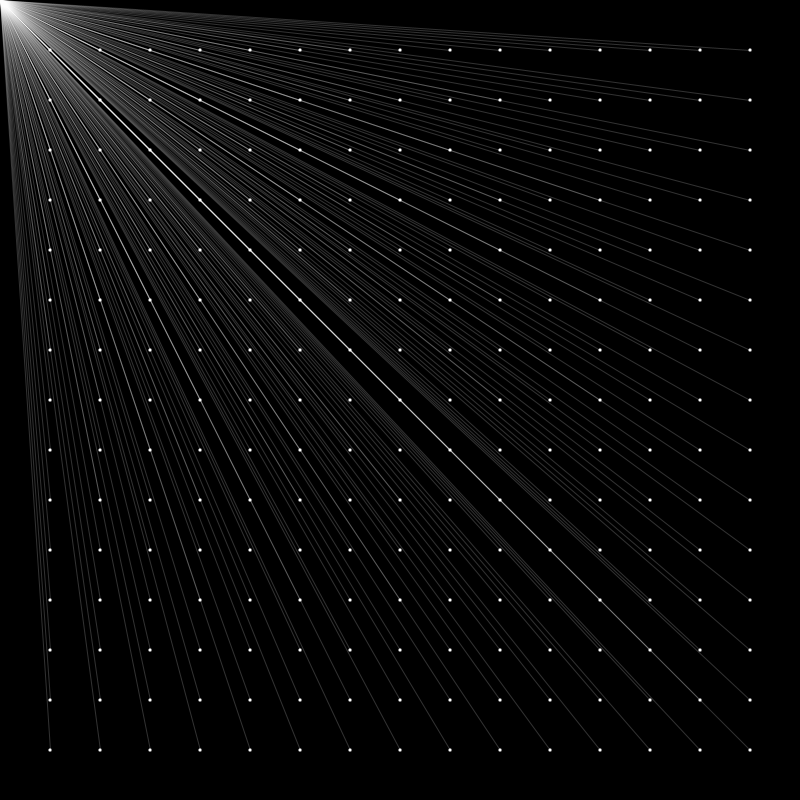
Frame 1 (no input)
Frame 60 (the mouse pressed at the canvas centre just before this capture): identical to frame 1, image omitted
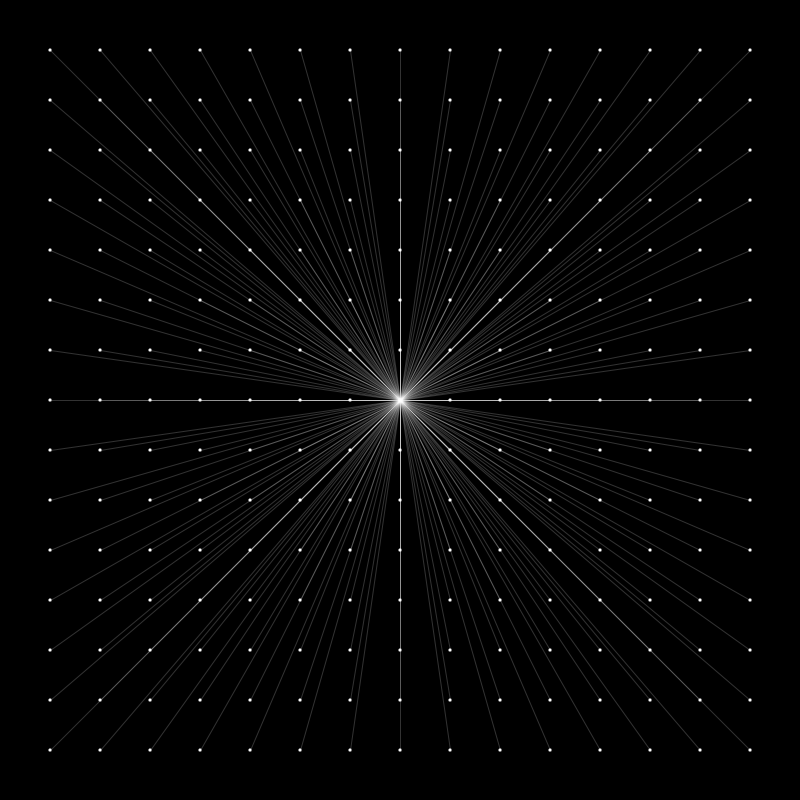
Frame 120 (the mouse held since frame 60 and released just before this capture)

The Processing sketch that drew these frames (run headless with seeded random() and noise(); from frame 60 on, the mouse is pressed at the canvas centre):

// Processing sketch: secondNestedLoopDemo
// ── secondNestedLoopDemo.pde
int offset, spacing;

void setup() {
  size(800, 800);
  offset = 50;
  spacing = 50;
}

void draw() {
  background(0);

  for (int x = offset; x <= width-offset; x += spacing) {
    for (int y = offset; y <= height-offset; y += spacing) {
      stroke(255, 50);
      ellipse(x, y, 3, 3);
      line(mouseX, mouseY, x, y);
    }
  }
}
